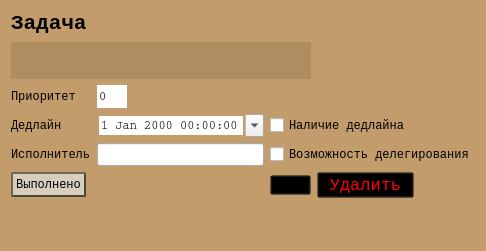
<?xml version="1.0" encoding="UTF-8"?>
<ui version="4.0">
 <class>TaskDetailDialog</class>
 <widget class="QDialog" name="TaskDetailDialog">
  <property name="geometry">
   <rect>
    <x>0</x>
    <y>0</y>
    <width>486</width>
    <height>251</height>
   </rect>
  </property>
  <property name="sizePolicy">
   <sizepolicy hsizetype="Minimum" vsizetype="Preferred">
    <horstretch>0</horstretch>
    <verstretch>0</verstretch>
   </sizepolicy>
  </property>
  <property name="font">
   <font>
    <family>Courier</family>
   </font>
  </property>
  <property name="windowTitle">
   <string>Информация</string>
  </property>
  <property name="styleSheet">
   <string notr="true">#TaskDetailDialog, #centralwidget {
background: #c29c6b;
}

#submitTaskButton{
border-style: outset;
border-width: 2px;
border-color: #4a4538;
background:#d6cfbf;
color: black;
vertical-align: middle;
padding: 3px;
}
#submitTaskButton:hover{
background: #a8a294;
}
#submitTaskButton:pressed{
background:  #4a4538;
color: white;
}</string>
  </property>
  <layout class="QGridLayout" name="gridLayout">
   <item row="4" column="1">
    <widget class="QLineEdit" name="performerEdit">
     <property name="font">
      <font>
       <family>Courier</family>
      </font>
     </property>
    </widget>
   </item>
   <item row="5" column="2">
    <widget class="QToolButton" name="toolButton">
     <property name="sizePolicy">
      <sizepolicy hsizetype="Maximum" vsizetype="Maximum">
       <horstretch>0</horstretch>
       <verstretch>0</verstretch>
      </sizepolicy>
     </property>
     <property name="minimumSize">
      <size>
       <width>0</width>
       <height>0</height>
      </size>
     </property>
     <property name="font">
      <font>
       <family>Courier</family>
      </font>
     </property>
     <property name="styleSheet">
      <string notr="true">background: transparent;
padding:0;
margin: 0;</string>
     </property>
     <property name="text">
      <string>...</string>
     </property>
     <property name="icon">
      <iconset resource="resources.qrc">
       <normaloff>:/icons/edit.png</normaloff>:/icons/edit.png</iconset>
     </property>
     <property name="iconSize">
      <size>
       <width>32</width>
       <height>32</height>
      </size>
     </property>
     <property name="shortcut">
      <string notr="true"/>
     </property>
     <property name="checkable">
      <bool>false</bool>
     </property>
    </widget>
   </item>
   <item row="1" column="0" colspan="3">
    <widget class="QLineEdit" name="nameEdit">
     <property name="sizePolicy">
      <sizepolicy hsizetype="Minimum" vsizetype="Maximum">
       <horstretch>0</horstretch>
       <verstretch>0</verstretch>
      </sizepolicy>
     </property>
     <property name="font">
      <font>
       <family>Courier</family>
      </font>
     </property>
     <property name="styleSheet">
      <string notr="true">background: rgba(0,0, 0, 0.1);
border: none;
padding: 10px;</string>
     </property>
    </widget>
   </item>
   <item row="6" column="1">
    <spacer name="verticalSpacer">
     <property name="font">
      <font>
       <family>Courier</family>
      </font>
     </property>
     <property name="orientation">
      <enum>Qt::Vertical</enum>
     </property>
     <property name="sizeHint" stdset="0">
      <size>
       <width>20</width>
       <height>40</height>
      </size>
     </property>
    </spacer>
   </item>
   <item row="3" column="0">
    <widget class="QLabel" name="deadlineLabel">
     <property name="sizePolicy">
      <sizepolicy hsizetype="Maximum" vsizetype="Preferred">
       <horstretch>0</horstretch>
       <verstretch>0</verstretch>
      </sizepolicy>
     </property>
     <property name="font">
      <font>
       <family>Courier</family>
      </font>
     </property>
     <property name="text">
      <string>Дедлайн</string>
     </property>
    </widget>
   </item>
   <item row="3" column="1">
    <widget class="QDateTimeEdit" name="deadlineEdit">
     <property name="font">
      <font>
       <family>Courier</family>
      </font>
     </property>
     <property name="styleSheet">
      <string notr="true"/>
     </property>
     <property name="wrapping">
      <bool>false</bool>
     </property>
     <property name="frame">
      <bool>false</bool>
     </property>
     <property name="buttonSymbols">
      <enum>QAbstractSpinBox::NoButtons</enum>
     </property>
     <property name="calendarPopup">
      <bool>true</bool>
     </property>
    </widget>
   </item>
   <item row="5" column="0" colspan="2">
    <widget class="QPushButton" name="submitTaskButton">
     <property name="sizePolicy">
      <sizepolicy hsizetype="Maximum" vsizetype="Fixed">
       <horstretch>0</horstretch>
       <verstretch>0</verstretch>
      </sizepolicy>
     </property>
     <property name="font">
      <font>
       <family>Courier</family>
      </font>
     </property>
     <property name="text">
      <string>Выполнено</string>
     </property>
    </widget>
   </item>
   <item row="4" column="0">
    <widget class="QLabel" name="performerLabel">
     <property name="sizePolicy">
      <sizepolicy hsizetype="Maximum" vsizetype="Preferred">
       <horstretch>0</horstretch>
       <verstretch>0</verstretch>
      </sizepolicy>
     </property>
     <property name="font">
      <font>
       <family>Courier</family>
      </font>
     </property>
     <property name="text">
      <string>Исполнитель</string>
     </property>
    </widget>
   </item>
   <item row="2" column="1">
    <widget class="QSpinBox" name="prioretyBox">
     <property name="sizePolicy">
      <sizepolicy hsizetype="Maximum" vsizetype="Fixed">
       <horstretch>0</horstretch>
       <verstretch>0</verstretch>
      </sizepolicy>
     </property>
     <property name="font">
      <font>
       <family>Courier</family>
      </font>
     </property>
     <property name="styleSheet">
      <string notr="true"/>
     </property>
     <property name="frame">
      <bool>false</bool>
     </property>
     <property name="buttonSymbols">
      <enum>QAbstractSpinBox::NoButtons</enum>
     </property>
    </widget>
   </item>
   <item row="0" column="0" colspan="3">
    <widget class="QLabel" name="label_2">
     <property name="font">
      <font>
       <family>Courier</family>
       <pointsize>16</pointsize>
       <weight>75</weight>
       <bold>true</bold>
      </font>
     </property>
     <property name="text">
      <string>Задача</string>
     </property>
    </widget>
   </item>
   <item row="3" column="2" colspan="3">
    <widget class="QCheckBox" name="hasDeadlinekBox">
     <property name="font">
      <font>
       <family>Courier</family>
      </font>
     </property>
     <property name="text">
      <string>Наличие дедлайна</string>
     </property>
    </widget>
   </item>
   <item row="2" column="0">
    <widget class="QLabel" name="label">
     <property name="sizePolicy">
      <sizepolicy hsizetype="Maximum" vsizetype="Preferred">
       <horstretch>0</horstretch>
       <verstretch>0</verstretch>
      </sizepolicy>
     </property>
     <property name="font">
      <font>
       <family>Courier</family>
      </font>
     </property>
     <property name="text">
      <string>Приоритет</string>
     </property>
    </widget>
   </item>
   <item row="4" column="2" colspan="3">
    <widget class="QCheckBox" name="canDelegateBox">
     <property name="font">
      <font>
       <family>Courier</family>
      </font>
     </property>
     <property name="text">
      <string>Возможность делегирования</string>
     </property>
    </widget>
   </item>
   <item row="5" column="3">
    <widget class="QToolButton" name="deleteButton">
     <property name="palette">
      <palette>
       <active>
        <colorrole role="WindowText">
         <brush brushstyle="SolidPattern">
          <color alpha="255">
           <red>255</red>
           <green>0</green>
           <blue>0</blue>
          </color>
         </brush>
        </colorrole>
        <colorrole role="Button">
         <brush brushstyle="SolidPattern">
          <color alpha="0">
           <red>0</red>
           <green>0</green>
           <blue>0</blue>
          </color>
         </brush>
        </colorrole>
        <colorrole role="Text">
         <brush brushstyle="SolidPattern">
          <color alpha="255">
           <red>255</red>
           <green>0</green>
           <blue>0</blue>
          </color>
         </brush>
        </colorrole>
        <colorrole role="ButtonText">
         <brush brushstyle="SolidPattern">
          <color alpha="255">
           <red>255</red>
           <green>0</green>
           <blue>0</blue>
          </color>
         </brush>
        </colorrole>
        <colorrole role="Base">
         <brush brushstyle="SolidPattern">
          <color alpha="0">
           <red>0</red>
           <green>0</green>
           <blue>0</blue>
          </color>
         </brush>
        </colorrole>
        <colorrole role="Window">
         <brush brushstyle="SolidPattern">
          <color alpha="0">
           <red>0</red>
           <green>0</green>
           <blue>0</blue>
          </color>
         </brush>
        </colorrole>
        <colorrole role="PlaceholderText">
         <brush brushstyle="NoBrush">
          <color alpha="128">
           <red>255</red>
           <green>0</green>
           <blue>0</blue>
          </color>
         </brush>
        </colorrole>
       </active>
       <inactive>
        <colorrole role="WindowText">
         <brush brushstyle="SolidPattern">
          <color alpha="255">
           <red>255</red>
           <green>0</green>
           <blue>0</blue>
          </color>
         </brush>
        </colorrole>
        <colorrole role="Button">
         <brush brushstyle="SolidPattern">
          <color alpha="0">
           <red>0</red>
           <green>0</green>
           <blue>0</blue>
          </color>
         </brush>
        </colorrole>
        <colorrole role="Text">
         <brush brushstyle="SolidPattern">
          <color alpha="255">
           <red>255</red>
           <green>0</green>
           <blue>0</blue>
          </color>
         </brush>
        </colorrole>
        <colorrole role="ButtonText">
         <brush brushstyle="SolidPattern">
          <color alpha="255">
           <red>255</red>
           <green>0</green>
           <blue>0</blue>
          </color>
         </brush>
        </colorrole>
        <colorrole role="Base">
         <brush brushstyle="SolidPattern">
          <color alpha="0">
           <red>0</red>
           <green>0</green>
           <blue>0</blue>
          </color>
         </brush>
        </colorrole>
        <colorrole role="Window">
         <brush brushstyle="SolidPattern">
          <color alpha="0">
           <red>0</red>
           <green>0</green>
           <blue>0</blue>
          </color>
         </brush>
        </colorrole>
        <colorrole role="PlaceholderText">
         <brush brushstyle="NoBrush">
          <color alpha="128">
           <red>255</red>
           <green>0</green>
           <blue>0</blue>
          </color>
         </brush>
        </colorrole>
       </inactive>
       <disabled>
        <colorrole role="WindowText">
         <brush brushstyle="SolidPattern">
          <color alpha="255">
           <red>255</red>
           <green>0</green>
           <blue>0</blue>
          </color>
         </brush>
        </colorrole>
        <colorrole role="Button">
         <brush brushstyle="SolidPattern">
          <color alpha="0">
           <red>0</red>
           <green>0</green>
           <blue>0</blue>
          </color>
         </brush>
        </colorrole>
        <colorrole role="Text">
         <brush brushstyle="SolidPattern">
          <color alpha="255">
           <red>255</red>
           <green>0</green>
           <blue>0</blue>
          </color>
         </brush>
        </colorrole>
        <colorrole role="ButtonText">
         <brush brushstyle="SolidPattern">
          <color alpha="255">
           <red>255</red>
           <green>0</green>
           <blue>0</blue>
          </color>
         </brush>
        </colorrole>
        <colorrole role="Base">
         <brush brushstyle="SolidPattern">
          <color alpha="0">
           <red>0</red>
           <green>0</green>
           <blue>0</blue>
          </color>
         </brush>
        </colorrole>
        <colorrole role="Window">
         <brush brushstyle="SolidPattern">
          <color alpha="0">
           <red>0</red>
           <green>0</green>
           <blue>0</blue>
          </color>
         </brush>
        </colorrole>
        <colorrole role="PlaceholderText">
         <brush brushstyle="NoBrush">
          <color alpha="128">
           <red>255</red>
           <green>0</green>
           <blue>0</blue>
          </color>
         </brush>
        </colorrole>
       </disabled>
      </palette>
     </property>
     <property name="font">
      <font>
       <family>Courier</family>
       <pointsize>13</pointsize>
      </font>
     </property>
     <property name="styleSheet">
      <string notr="true">#deleteButton {
background: transparent;
padding:0;
margin: 0;
color: red;
}
#deleteButton:hover{
background: rgba(0,0,0,0.2);
}
#deleteButton:pressed{
background: rgba(0,0,0,0.4);
color: white;
}</string>
     </property>
     <property name="text">
      <string>Удалить</string>
     </property>
     <property name="icon">
      <iconset resource="resources.qrc">
       <normaloff>:/icons/delete.png</normaloff>:/icons/delete.png</iconset>
     </property>
     <property name="iconSize">
      <size>
       <width>32</width>
       <height>32</height>
      </size>
     </property>
     <property name="toolButtonStyle">
      <enum>Qt::ToolButtonTextBesideIcon</enum>
     </property>
    </widget>
   </item>
  </layout>
 </widget>
 <resources>
  <include location="resources.qrc"/>
 </resources>
 <connections/>
</ui>
